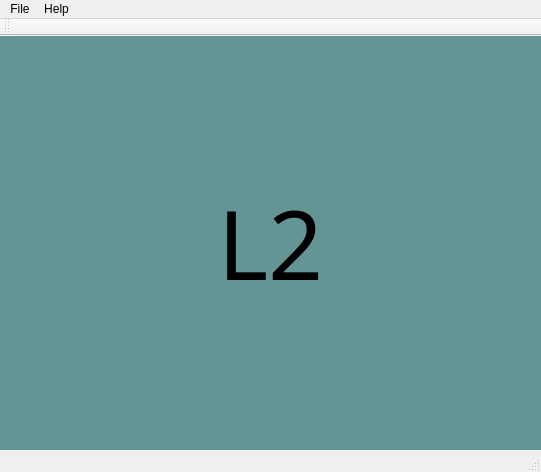
<?xml version="1.0" encoding="UTF-8"?>
<ui version="4.0">
 <class>L2MainWindow</class>
 <widget class="QMainWindow" name="L2MainWindow">
  <property name="geometry">
   <rect>
    <x>0</x>
    <y>0</y>
    <width>541</width>
    <height>472</height>
   </rect>
  </property>
  <property name="windowTitle">
   <string>MainWindow</string>
  </property>
  <widget class="QWidget" name="centralWidget">
   <property name="styleSheet">
    <string notr="true">
background-color: rgb(99, 149, 149);</string>
   </property>
   <layout class="QVBoxLayout" name="verticalLayout">
    <item>
     <widget class="QLabel" name="label">
      <property name="font">
       <font>
        <family>Agency FB</family>
        <pointsize>72</pointsize>
       </font>
      </property>
      <property name="text">
       <string>L2</string>
      </property>
      <property name="alignment">
       <set>Qt::AlignCenter</set>
      </property>
     </widget>
    </item>
   </layout>
  </widget>
  <widget class="QMenuBar" name="menuBar">
   <property name="geometry">
    <rect>
     <x>0</x>
     <y>0</y>
     <width>541</width>
     <height>26</height>
    </rect>
   </property>
   <widget class="QMenu" name="menuFile">
    <property name="title">
     <string>File</string>
    </property>
    <addaction name="actionClose"/>
   </widget>
   <widget class="QMenu" name="menuHelp">
    <property name="title">
     <string>Help</string>
    </property>
   </widget>
   <addaction name="menuFile"/>
   <addaction name="menuHelp"/>
  </widget>
  <widget class="QToolBar" name="mainToolBar">
   <attribute name="toolBarArea">
    <enum>TopToolBarArea</enum>
   </attribute>
   <attribute name="toolBarBreak">
    <bool>false</bool>
   </attribute>
  </widget>
  <widget class="QStatusBar" name="statusBar"/>
  <action name="actionClose">
   <property name="text">
    <string>Close</string>
   </property>
  </action>
 </widget>
 <layoutdefault spacing="6" margin="11"/>
 <resources/>
 <connections/>
</ui>
